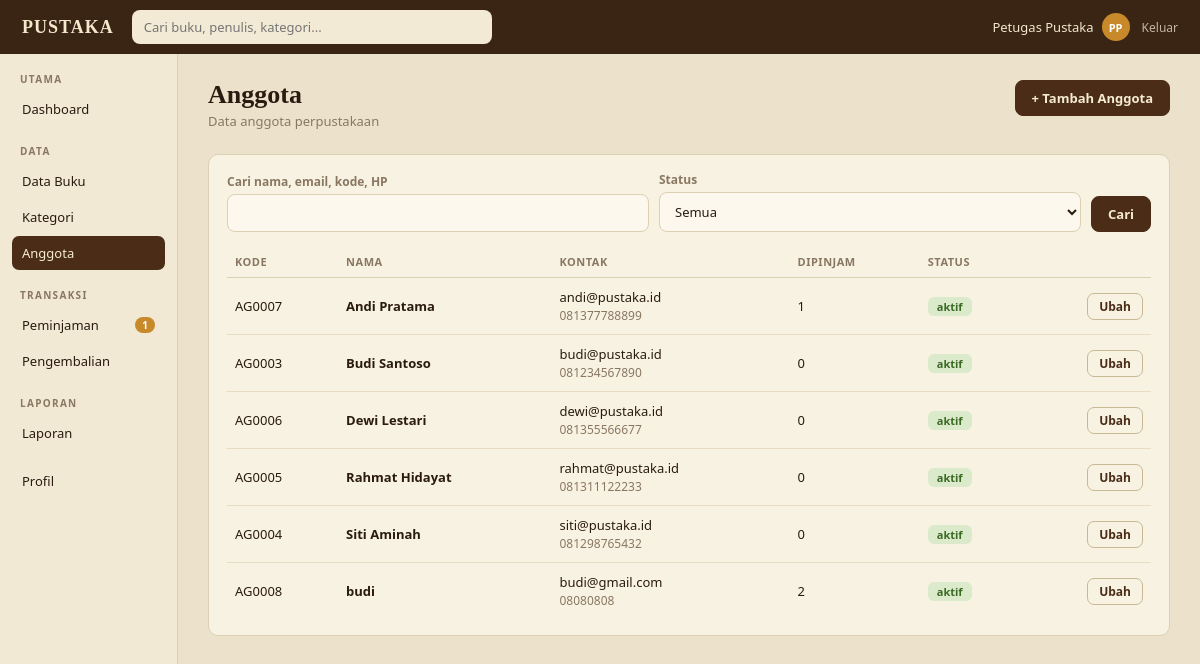
/anggota (signed in), run on the app's committed database.
### tables this page shows
CREATE TABLE users (
    id            INTEGER PRIMARY KEY AUTOINCREMENT,
    name          TEXT NOT NULL,
    email         TEXT NOT NULL UNIQUE,
    password_hash TEXT NOT NULL,
    role          TEXT NOT NULL DEFAULT 'anggota'
                  CHECK (role IN ('admin', 'petugas', 'anggota')),
    member_code   TEXT UNIQUE,              -- hanya untuk anggota, contoh AG0004
    phone         TEXT,
    address       TEXT,
    status        TEXT NOT NULL DEFAULT 'aktif'
                  CHECK (status IN ('aktif', 'nonaktif')),
    created_at    TEXT NOT NULL DEFAULT (datetime('now', 'localtime'))
);

### app.py (the view)
@app.route("/anggota")
@staff_required
def members():
    q = request.args.get("q", "").strip()
    st = request.args.get("status", "")
    sql = ("SELECT u.*, (SELECT COUNT(*) FROM loans l WHERE l.member_id=u.id AND l.status='dipinjam') "
           "AS borrowed FROM users u WHERE u.role='anggota'")
    args = []
    if q:
        sql += " AND (u.name LIKE ? OR u.email LIKE ? OR u.member_code LIKE ? OR u.phone LIKE ?)"
        args += [f"%{q}%"] * 4
    if st in ("aktif", "nonaktif"):
        sql += " AND u.status=?"
        args.append(st)
    return render_template("users.html", kind="anggota", rows=q_all(sql + " ORDER BY u.name", *args),
                           q=q, st=st, active="members")

### app.py (called while the page is built)
def db():
    if "db" not in g:
        g.db = sqlite3.connect(DB_PATH)
        g.db.row_factory = sqlite3.Row
        g.db.execute("PRAGMA foreign_keys = ON")
    return g.db

def q_all(sql, *args):
    return db().execute(sql, args).fetchall()

def q_one(sql, *args):
    return db().execute(sql, args).fetchone()

def q_val(sql, *args):
    return db().execute(sql, args).fetchone()[0]

def cfg(key):
    row = q_one("SELECT value FROM settings WHERE key = ?", key)
    return int(row["value"]) if row else DEFAULTS[key]

@app.template_filter("initials")
def f_initials(name):
    parts = [p for p in (name or "").split() if p]
    return "".join(p[0] for p in parts[:2]).upper() or "?"

@app.before_request
def load_user():
    g.user = None
    if request.endpoint == "static":
        return
    uid = session.get("uid")
    if uid:
        u = q_one("SELECT * FROM users WHERE id=?", uid)
        if u and u["status"] == "aktif":
            g.user = u
        else:
            session.clear()
            if u:
                flash("Akunmu dinonaktifkan. Hubungi petugas perpustakaan.", "error")

@app.context_processor
def inject_globals():
    ctx = {"me": g.get("user"), "max_loans": cfg("max_loans"),
           "fine_per_day": cfg("fine_per_day"), "loan_days": cfg("loan_days")}
    if g.get("user") and g.user["role"] in STAFF_ROLES:
        ctx["pending_count"] = q_val("SELECT COUNT(*) FROM loans WHERE status='menunggu'")
    return ctx

def roles_required(*roles):
    def deco(view):
        @wraps(view)
        def wrapped(*a, **kw):
            if not g.user:
                return redirect(url_for("login"))
            if g.user["role"] not in roles:
                flash("Halaman itu tidak tersedia untuk akunmu.", "error")
                return redirect(url_for("index"))
            return view(*a, **kw)
        return wrapped
    return deco

### templates/users.html (shortened to what this page needs)
{% extends "layout.html" %}
{% from "macros.html" import chip %}
{% block content %}
<div class="page-head">
  <div>
    <h1>{{ 'Anggota' if kind == 'anggota' else 'Petugas' }}</h1>
    <p class="sub">{{ 'Data anggota perpustakaan' if kind == 'anggota' else 'Akun admin dan petugas (khusus admin)' }}</p>
  </div>
  <a class="btn" href="{{ url_for('member_new') if kind == 'anggota' else url_for('staff_new') }}">+ Tambah {{ 'Anggota' if kind == 'anggota' else 'Petugas' }}</a>
</div>
<div class="card">
  {% if kind == 'anggota' %}
  <form class="filters" method="get">
    <div><label>Cari nama, email, kode, HP</label><input name="q" value="{{ q }}"></div>
    <div><label>Status</label>
      <select name="status">
        <option value="">Semua</option>
      </select></div>
    <div class="auto"><button class="btn">Cari</button></div>
  </form>
  {% endif %}
  <div class="table-wrap">
  <table>
    {% if kind == 'anggota' %}
    <tr><th>Kode</th><th>Nama</th><th>Kontak</th><th>Dipinjam</th><th>Status</th><th></th></tr>
    {% for u in rows %}
    <tr>
      <td>{{ u.member_code }}</td>
      <td><strong>{{ u.name }}</strong></td>
      <td>{{ u.email }}<br><span class="muted small">{{ u.phone or '-' }}</span></td>
      <td>{{ u.borrowed }}</td>
      <td>{{ chip(u.status, 'green' if u.status == 'aktif' else 'red') }}</td>
      <td class="right"><a class="btn ghost sm" href="{{ url_for('member_edit', uid=u.id) }}">Ubah</a></td>
    </tr>
    {% else %}<tr><td colspan="6" class="muted">Belum ada anggota.</td></tr>{% endfor %}
    {% endif %}
  </table>
  </div>
</div>
{% endblock %}

### templates/layout.html (shortened to what this page needs)
{% extends "base.html" %}
{% from "macros.html" import flashes %}
{% block body %}
{% set a = active|default('') %}
<header class="topbar">
  <a class="brand" href="{{ url_for('index') }}">PUSTAKA</a>
  <form class="search" action="{{ url_for('catalog') if me.role == 'anggota' else url_for('books') }}" method="get">
    <input name="q" value="{{ request.args.get('q', '') }}" placeholder="Cari buku, penulis, kategori...">
  </form>
  <div class="userchip">
    <a class="who" href="{{ url_for('profile') }}" title="Profil dan ganti kata sandi">
      <span>{{ me.name }}</span><span class="avatar">{{ me.name|initials }}</span></a>
    <a class="logout" href="{{ url_for('logout') }}">Keluar</a>
  </div>
</header>
<div class="shell">
  <aside class="sidebar">
    {% if me.role == 'anggota' %}
      <div class="nav-title">Jelajah</div>
      <a href="{{ url_for('catalog') }}" class="{{ 'active' if a == 'catalog' }}">Katalog Buku</a>
      <a href="{{ url_for('catalog_categories') }}" class="{{ 'active' if a == 'cats' }}">Kategori</a>
      <a href="{{ url_for('catalog', urut='terbaru') }}" class="{{ 'active' if a == 'latest' }}">Terkini</a>
      <div class="nav-title">Akun Saya</div>
      <a href="{{ url_for('my_loans') }}" class="{{ 'active' if a == 'mine' }}">Pinjaman Saya</a>
      <a href="{{ url_for('favorites') }}" class="{{ 'active' if a == 'favs' }}">Favorit</a>
      <a href="{{ url_for('my_loans', tab='riwayat') }}" class="{{ 'active' if a == 'history' }}">Riwayat</a>
      <a href="{{ url_for('profile') }}" class="{{ 'active' if a == 'profile' }}">Profil</a>
    {% else %}
      <div class="nav-title">Utama</div>
      <a href="{{ url_for('dashboard') }}" class="{{ 'active' if a == 'dashboard' }}">Dashboard</a>
      <div class="nav-title">Data</div>
      <a href="{{ url_for('books') }}" class="{{ 'active' if a == 'books' }}">Data Buku</a>
      <a href="{{ url_for('category_list') }}" class="{{ 'active' if a == 'categories' }}">Kategori</a>
      <a href="{{ url_for('members') }}" class="{{ 'active' if a == 'members' }}">Anggota</a>
      <div class="nav-title">Transaksi</div>
      <a href="{{ url_for('loans') }}" class="{{ 'active' if a == 'loans' }}">Peminjaman
        {% if pending_count %}<span class="badge">{{ pending_count }}</span>{% endif %}</a>
      <a href="{{ url_for('returns') }}" class="{{ 'active' if a == 'returns' }}">Pengembalian</a>
      <div class="nav-title">Laporan</div>
      <a href="{{ url_for('report') }}" class="{{ 'active' if a == 'report' }}">Laporan</a>
      <a href="{{ url_for('profile') }}" class="{{ 'active' if a == 'profile' }}" style="margin-top:14px">Profil</a>
    {% endif %}
  </aside>
  <main class="main">
    {% block content %}{% endblock %}
  </main>
</div>
{% endblock %}

### templates/macros.html (shortened to what this page needs)
{% macro chip(text, tone) %}<span class="chip {{ tone }}">{{ text }}</span>{% endmacro %}

### static/style.css (style rules this page uses)
:root { --bg: #ece2cc; --panel: #f8f2e3; --panel-2: #f2e9d4; --input: #fcf8ee; --ink: #2a1a10; --muted: #8a7761; --line: #dccfb2; --dark: #3a2414; --dark-2: #4a2c17; --gold: #c8892b; --serif: Georgia, "Times New Roman", serif; --sans: system-ui, -apple-system, "Segoe UI", Roboto, sans-serif; }
* { box-sizing: border-box; }
body { margin: 0; font-family: var(--sans); background: var(--bg); color: var(--ink); font-size: 14px; }
a { color: var(--dark-2); }
h1 { font-family: var(--serif); font-size: 26px; margin: 0 0 2px; }
.sub { color: var(--muted); font-size: 13px; margin: 0 0 20px; }
.muted { color: var(--muted); }
.small { font-size: 12px; }
.topbar { height: 54px; background: var(--dark); color: #f3e7cc; display: flex; align-items: center; gap: 18px; padding: 0 22px; position: sticky; top: 0; z-index: 5; }
.brand { font-family: var(--serif); font-weight: 700; letter-spacing: 1px; font-size: 18px; color: #f3e7cc; text-decoration: none; }
.search { flex: 1; max-width: 360px; margin: 0; }
.search input { width: 100%; border: 0; border-radius: 8px; padding: 8px 12px; font-size: 13px; background: #f3ead6; color: var(--ink); }
.userchip { margin-left: auto; display: flex; align-items: center; gap: 12px; font-size: 13px; }
.userchip a { color: #f3e7cc; text-decoration: none; }
.userchip .who { display: flex; align-items: center; gap: 8px; }
.avatar { width: 28px; height: 28px; border-radius: 50%; background: var(--gold); color: #fff; font-weight: 700; font-size: 11px; display: grid; place-items: center; }
.logout { opacity: .75; font-size: 12px; }
.shell { display: flex; min-height: calc(100vh - 54px); }
.sidebar { width: 178px; flex: none; background: var(--panel-2); border-right: 1px solid var(--line); padding: 14px 12px; }
.nav-title { font-size: 10px; letter-spacing: 1.3px; color: var(--muted); text-transform: uppercase; margin: 18px 8px 6px; font-weight: 600; }
.nav-title:first-child { margin-top: 4px; }
.sidebar a { display: flex; justify-content: space-between; align-items: center; padding: 8px 10px; border-radius: 7px; font-size: 13px; color: var(--ink); text-decoration: none; margin-bottom: 2px; }
.sidebar a.active { background: var(--dark-2); color: #f6ecd3; }
.badge { background: var(--gold); color: #fff; border-radius: 10px; font-size: 10px; padding: 1px 7px; font-weight: 700; }
.main { flex: 1; padding: 26px 30px 40px; min-width: 0; }
.card { background: var(--panel); border: 1px solid var(--line); border-radius: 10px; padding: 16px 18px; }
.page-head { display: flex; justify-content: space-between; align-items: flex-start; gap: 12px; flex-wrap: wrap; margin-bottom: 4px; }
.btn { display: inline-block; background: var(--dark-2); color: #f6ecd3; border: 1px solid var(--dark-2); border-radius: 8px; padding: 8px 16px; font-size: 13px; font-weight: 600; cursor: pointer; text-decoration: none; font-family: inherit; }
.btn.ghost { background: transparent; color: var(--dark-2); border-color: #c9b894; }
.btn.sm { padding: 4px 11px; font-size: 12px; border-radius: 7px; }
.chip { display: inline-block; padding: 2px 9px; border-radius: 6px; font-size: 11px; font-weight: 600; white-space: nowrap; }
.chip.green { background: #dbeacb; color: #3b6a25; }
table { width: 100%; border-collapse: collapse; font-size: 13px; }
th { text-align: left; font-size: 11px; color: var(--muted); font-weight: 600; text-transform: uppercase; letter-spacing: .5px; padding: 8px 8px; border-bottom: 1px solid var(--line); }
td { padding: 10px 8px; border-bottom: 1px solid #e8dcc2; vertical-align: middle; }
tr:last-child td { border-bottom: 0; }
.table-wrap { overflow-x: auto; }
.right { text-align: right; }
label { display: block; font-size: 12px; color: var(--muted); margin: 12px 0 4px; font-weight: 600; }
input, select, textarea { width: 100%; padding: 9px 11px; border: 1px solid var(--line); border-radius: 8px; background: var(--input); font-size: 13px; font-family: inherit; color: var(--ink); }
.filters { display: flex; gap: 10px; align-items: flex-end; flex-wrap: wrap; margin-bottom: 14px; }
.filters > div { flex: 1; min-width: 150px; }
.filters .auto { flex: 0 0 auto; min-width: 0; }
.filters label { margin-top: 0; }

### data on the page
users: name "Petugas Pustaka", name|initials "PP"
users: member_code "AG0007", name "Andi Pratama", email "andi@pustaka.id", phone "081377788899", borrowed "1", status "aktif"
users: member_code "AG0003", name "Budi Santoso", email "budi@pustaka.id", phone "081234567890", borrowed "0", status "aktif"
users: member_code "AG0006", name "Dewi Lestari", email "dewi@pustaka.id", phone "081355566677", borrowed "0", status "aktif"
users: member_code "AG0005", name "Rahmat Hidayat", email "rahmat@pustaka.id", phone "081311122233", borrowed "0", status "aktif"
users: member_code "AG0004", name "Siti Aminah", email "siti@pustaka.id", phone "081298765432", borrowed "0", status "aktif"
users: member_code "AG0008", name "budi", email "budi@gmail.com", phone "08080808", borrowed "2", status "aktif"

### other printed values
{{ pending_count }} "1"
{{ 'Anggota' if kind == 'anggota' else 'Petugas' }} "Anggota"
